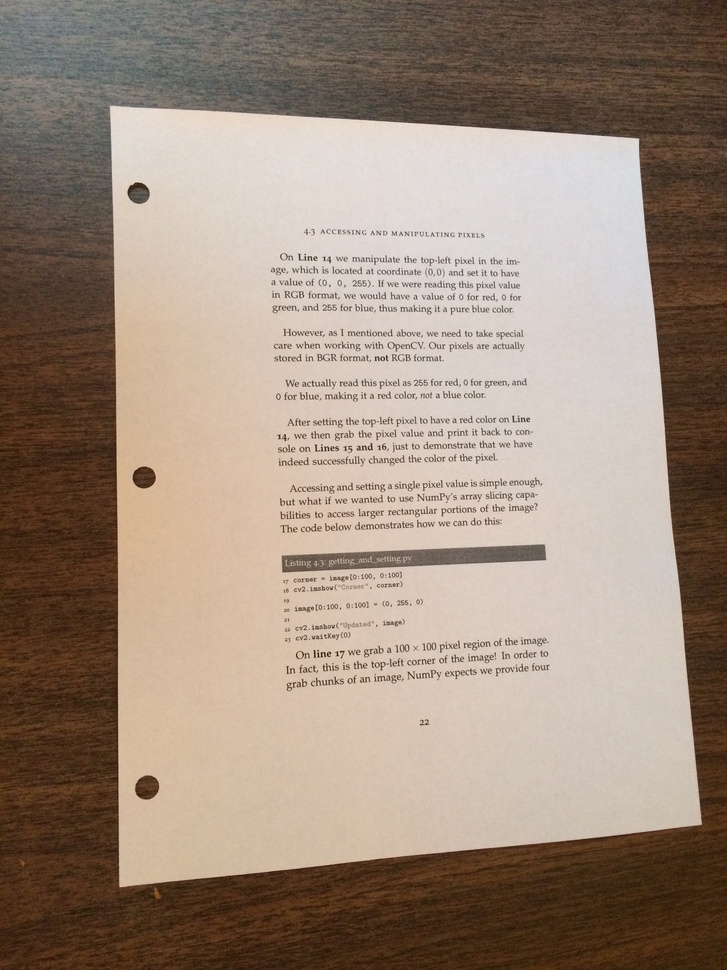
#> input picture Images/doc-Day3.jpg, 727 x 970 px, shrunk from 2448 x 3264 before the run
$ python match_histograms.py --source ../Images/doc-Day3.jpg --reference ../Images/iron_chic.jpg   (older library calls are emulated)
#> lines starting #> are read from the running program, lines starting #| are printed output that depends on the picture
#Import the necessary packages
from typing import Tuple
from skimage import exposure
import matplotlib.pyplot as plt
import argparse
import cv2

#Construct the argument parser and parse the arguments
ap = argparse.ArgumentParser()
ap.add_argument('-s', '--source', required=True, help='path to the input source image')
ap.add_argument('-r', '--reference', required=True, help='path to the input reference')
args = vars(ap.parse_args())

#Loag the source and reference images
print('[INFO] loading source and reference images')
src = cv2.imread(args['source'])
#> src is the input picture: shape (970, 727, 3); mean B, G, R 123.6, 138.7, 156.7
ref = cv2.imread(args['reference'])
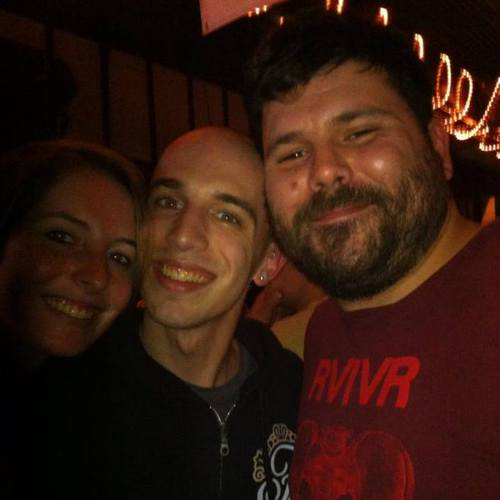
#> input picture Images/iron_chic.jpg, 500 x 500 px
#> ref is the input picture: shape (500, 500, 3); mean B, G, R 15.3, 25.8, 52.9

#Determine if we are performing multichannel histogram matching and then perfomr histogram matching itself
print('[INFO] performing histogram matching...')
multi = True if src.shape[-1] > 1 else False
#> multi = True
matched = exposure.match_histograms(src, ref, multichannel=multi)
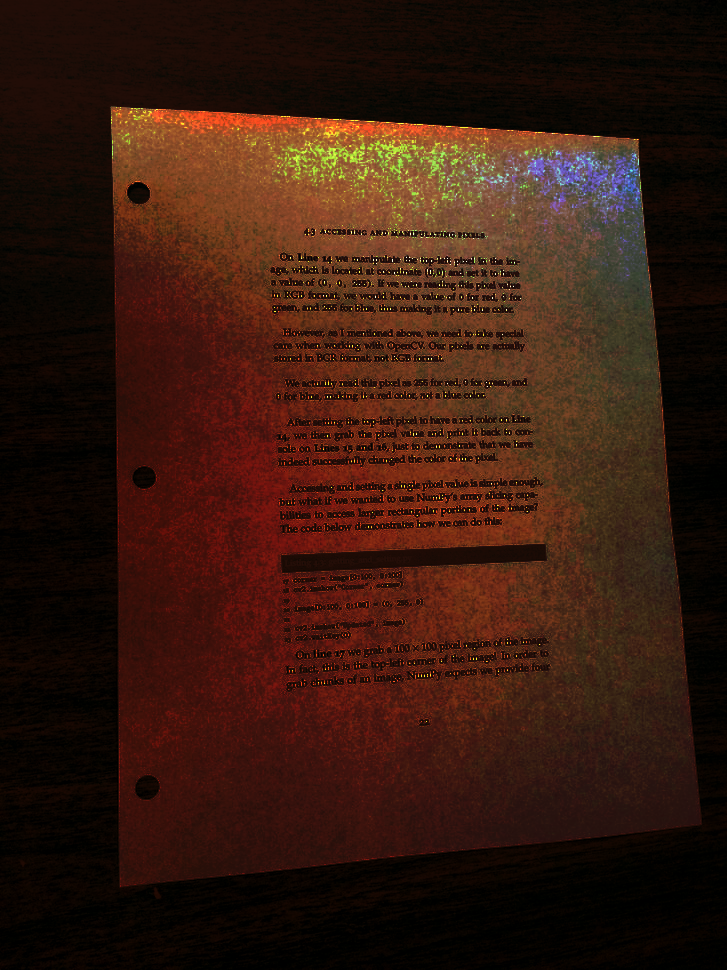
#> matched: shape (970, 727, 3); mean B, G, R 14.8, 25.7, 53.6

#Show the output images
cv2.imshow('Source', src)
cv2.imshow('Reference', ref)
cv2.imshow('Matched', matched)
cv2.waitKey(0)

#Construct a figure to display the histogram plots for each channel
#before and after histogram matching was applied
(fig, axs) = plt.subplots(nrows=3, ncols=3, figsize=(8, 8))

#Loop oveer our source image, reference image, and output matched image
for (i, image) in enumerate((src, ref, matched)):
    #Convert the image from BGR to RGB channel ordering
    image = cv2.cvtColor(image, cv2.COLOR_BGR2RGB)

    #Loop over the names of the channels in RGB order
    for (j, color) in enumerate(('red', 'green', 'blue')):
        #Compute a histogram for the current channel and plot it
        (hist, bins) = exposure.histogram(image[..., j], source_range='dtype')
        axs[j, i].plot(bins, hist / hist.max())

        #Compute the cumulative distribution function for the current channel and plot it
        (cdf, bins) = exposure.cumulative_distribution(image[..., j])
        axs[j, i].plot(bins, cdf)

        #Set the y-axis label of the current plot to be the name of the current color channel
        axs[j, 0].set_ylabel(color)
#> this loop made 3 passes

#Set the axes titles
axs[0, 0].set_title('Source')
axs[0, 1].set_title('Reference')
axs[0, 2].set_title('Matched')

#Display the output plots
plt.tight_layout()
plt.show()
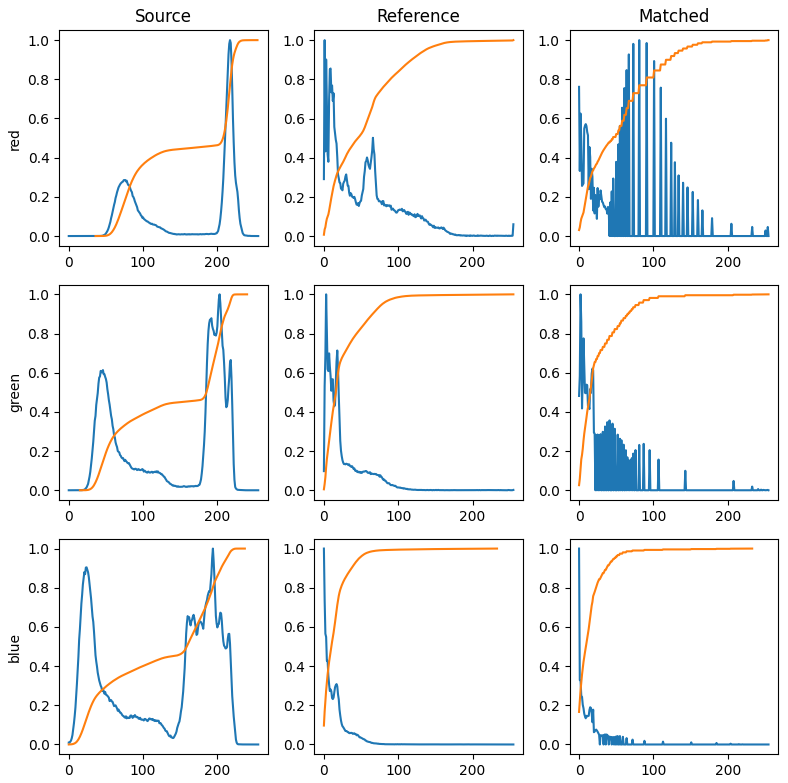
#> figure drawn by matplotlib, 9 panels; panel 1: curve peaks at x = 217, y = 1; panel 1: curve peaks at x = 254, y = 1; panel 2: curve peaks at x = 1, y = 1; panel 2: curve peaks at x = 255, y = 1
